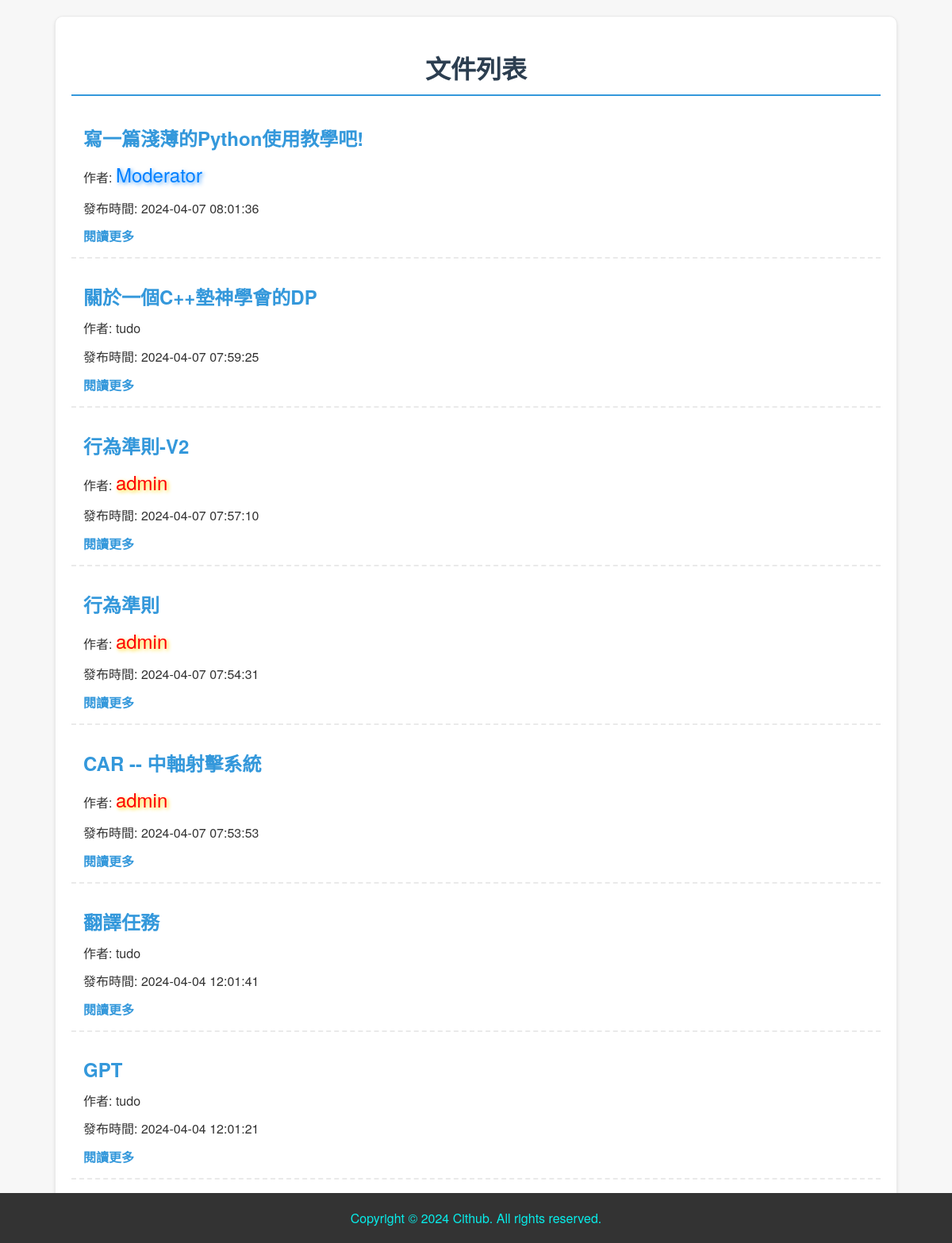
Before: /files with the older database file.
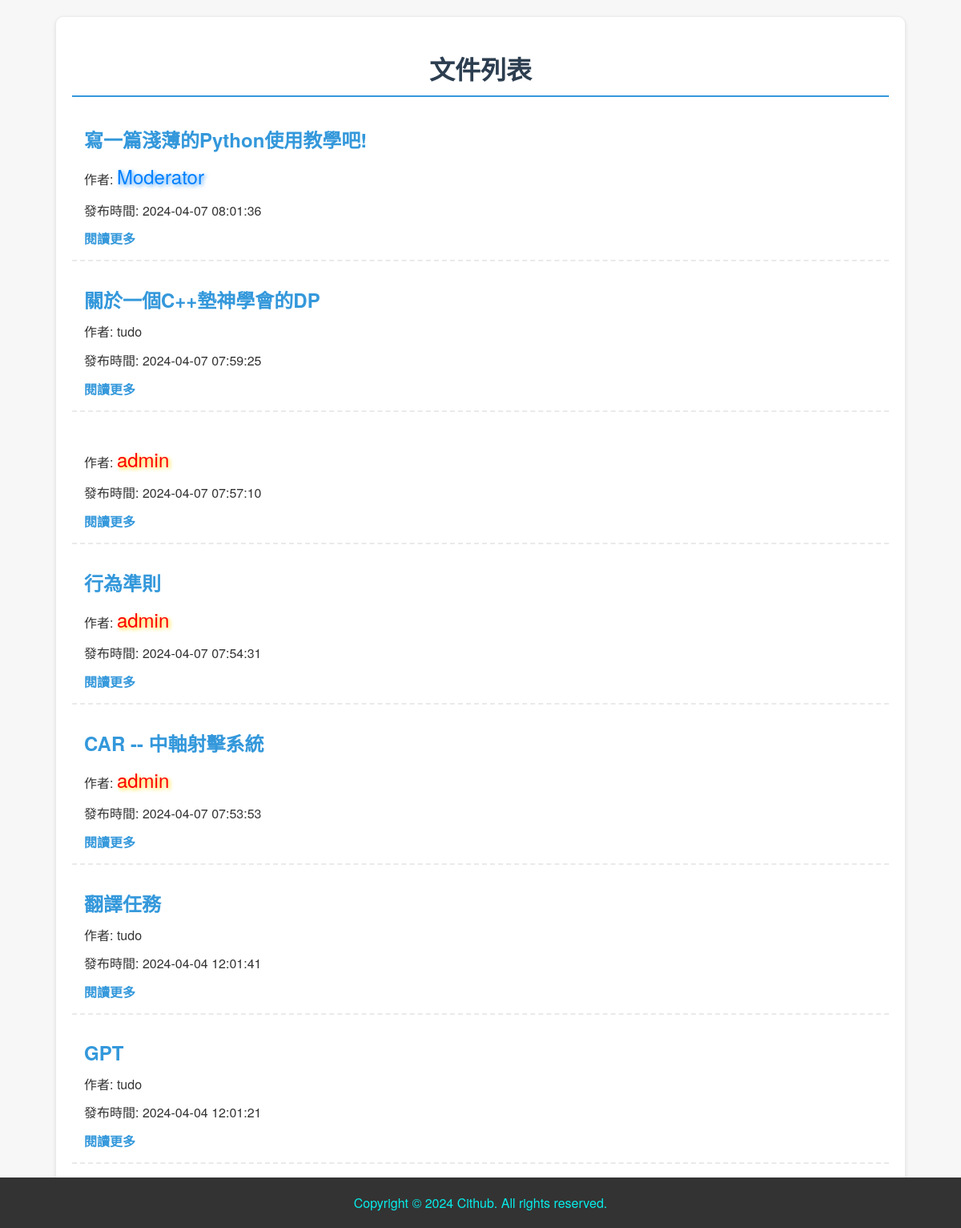
After: the same page with the newer database file.
### tables this page shows
CREATE TABLE posts (
            id INTEGER PRIMARY KEY AUTOINCREMENT,
            user_id INTEGER,
            title TEXT,
            content TEXT,
            created_at DATETIME DEFAULT CURRENT_TIMESTAMP,
            FOREIGN KEY(user_id) REFERENCES users(id)
        );

CREATE TABLE users (
            id INTEGER PRIMARY KEY AUTOINCREMENT,
            username TEXT NOT NULL UNIQUE,
            password TEXT NOT NULL
        );

### app1.py (the view)
@app.route("/files")
def list_md_files():
    conn = get_db_connection()
    post_rows = conn.execute('''
    SELECT p.id, p.title, p.content, p.created_at, u.username
    FROM posts p
    JOIN users u ON p.user_id = u.id
    ORDER BY p.created_at DESC
    ''').fetchall()
    conn.close()
    posts = [dict(post) for post in post_rows]
    return render_template('files.html', posts=posts)

### app1.py (called while the page is built)
def get_db_connection():
    conn = sqlite3.connect(DATABASE)
    conn.row_factory = sqlite3.Row
    return conn

### templates/files.html (shortened to what this page needs)
<!DOCTYPE html>
<html lang="zh-tw">
<head>
</head>
<body>
    <div class="container">
        <h1>文件列表</h1>
        {% for post in posts %}
            <div class="post">
                <h2>{{ post.title }}</h2>
                <p>作者:
                    {% if post.username == 'admin' %}
                        <span class="admin">{{ post.username }}</span>
                    {% elif post.username == 'Moderator' %}
                        <span class="Moderator">{{ post.username }}</span>
                    {% else %}
                        {{ post.username }}
                    {% endif %}
                </p>
                <p>發布時間: {{ post.created_at }}</p>
                <a href="{{ url_for('view_file', post_id=post.id) }}">閱讀更多</a>
            </div>
        {% endfor %}
        <footer>Copyright &copy; 2024 Cithub. All rights reserved.</footer>
        <a href="\">回首頁</a>
    </div>
</body>
</html>

### templates/files.html (style rules this page uses)
body { font-family: 'Helvetica Neue', Helvetica, Arial, sans-serif; color: #333; background-color: #f7f7f7; margin: 0; padding: 0; }
.container { width: 85%; margin: 20px auto; padding: 20px; background: #ffffff; border: 1px solid #eaeaea; border-radius: 10px; box-shadow: 0 2px 4px rgba(0,0,0,0.1); }
h1 { border-bottom: 2px solid #3498db; padding-bottom: 10px; margin-bottom: 20px; color: #2c3e50; text-align: center; }
.post { margin-bottom: 15px; padding: 15px; border-bottom: 2px dashed #eaeaea; transition: all 0.3s ease; }
.post h2 { color: #3498db; font-size: 24px; margin-top: 0; margin-bottom: 5px; }
.post p { font-size: 16px; line-height: 1.6; margin: 10px 0; }
a { color: #3498db; text-decoration: none; font-weight: bold; background-color: transparent; transition: color 0.2s; }
footer { position: fixed; bottom: 0; left: 0; width: 100%; background-color: #333; color: #07edea; padding: 20px 0; text-align: center; }
.admin { color: rgb(255, 0, 0); font-size: 24px; text-shadow: 2px 2px 5px rgba(255, 217, 0, 0.993); animation: shine 1s infinite alternate; }
.Moderator { color: rgb(0, 128, 255); font-size: 24px; text-shadow: 2px 2px 5px rgba(0, 128, 255, 0.7); animation: glow 1s infinite alternate; }

Changed rows visible on the page:
changed posts (number 3 of 7 on the later page): title "行為準則-V2" → (not shown)
